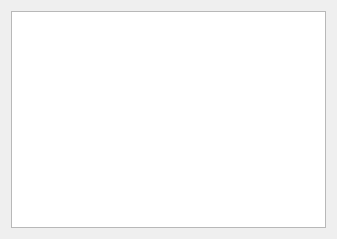
<?xml version="1.0" encoding="UTF-8"?>
<ui version="4.0">
 <class>Dialog_DeivceSensorState</class>
 <widget class="QDialog" name="Dialog_DeivceSensorState">
  <property name="geometry">
   <rect>
    <x>0</x>
    <y>0</y>
    <width>337</width>
    <height>239</height>
   </rect>
  </property>
  <property name="windowTitle">
   <string>Dialog</string>
  </property>
  <layout class="QGridLayout" name="gridLayout">
   <item row="0" column="0">
    <widget class="QGraphicsView" name="graphicsView"/>
   </item>
  </layout>
 </widget>
 <resources/>
 <connections/>
</ui>
